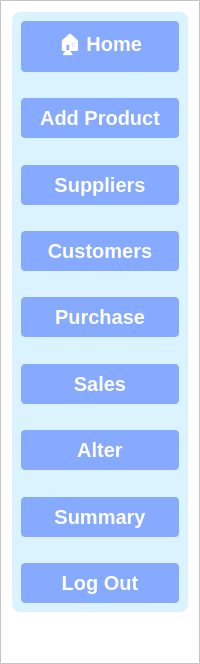
            <widget class="QFrame" name="frame">
             <property name="sizePolicy">
              <sizepolicy hsizetype="Expanding" vsizetype="Preferred">
               <horstretch>2</horstretch>
               <verstretch>0</verstretch>
              </sizepolicy>
             </property>
             <property name="styleSheet">
              <string notr="true">background-color: white;
</string>
             </property>
             <property name="frameShape">
              <enum>QFrame::StyledPanel</enum>
             </property>
             <property name="frameShadow">
              <enum>QFrame::Raised</enum>
             </property>
             <layout class="QVBoxLayout" name="verticalLayout_3">
              <item>
               <widget class="QWidget" name="widget_13" native="true">
                <property name="sizePolicy">
                 <sizepolicy hsizetype="Expanding" vsizetype="Fixed">
                  <horstretch>9</horstretch>
                  <verstretch>7</verstretch>
                 </sizepolicy>
                </property>
                <property name="maximumSize">
                 <size>
                  <width>16777215</width>
                  <height>600</height>
                 </size>
                </property>
                <property name="styleSheet">
                 <string notr="true">background-color: rgb(219, 242, 255);
padding: 20px;
border-radius: 8px;</string>
                </property>
                <layout class="QVBoxLayout" name="verticalLayout_2">
                 <item>
                  <widget class="QPushButton" name="pushButton_8">
                   <property name="font">
                    <font>
                     <pointsize>-1</pointsize>
                     <weight>75</weight>
                     <bold>true</bold>
                     <kerning>true</kerning>
                    </font>
                   </property>
                   <property name="styleSheet">
                    <string notr="true">background-color: rgb(133, 170, 255);
font-size: 20px;
padding: 8px;
color: white;
font-weight: bold;
border-radius: 4px;</string>
                   </property>
                   <property name="text">
                    <string>🏠 Home</string>
                   </property>
                  </widget>
                 </item>
                 <item>
                  <spacer name="verticalSpacer_6">
                   <property name="orientation">
                    <enum>Qt::Vertical</enum>
                   </property>
                   <property name="sizeHint" stdset="0">
                    <size>
                     <width>20</width>
                     <height>40</height>
                    </size>
                   </property>
                  </spacer>
                 </item>
                 <item>
                  <widget class="QPushButton" name="pushButton_9">
                   <property name="styleSheet">
                    <string notr="true">background-color: rgb(133, 170, 255);
font-size: 20px;
padding: 8px;
color: white;
font-weight: bold;
border-radius: 4px;</string>
                   </property>
                   <property name="text">
                    <string>Add Product</string>
                   </property>
                  </widget>
                 </item>
                 <item>
                  <spacer name="verticalSpacer_7">
                   <property name="orientation">
                    <enum>Qt::Vertical</enum>
                   </property>
                   <property name="sizeHint" stdset="0">
                    <size>
                     <width>20</width>
                     <height>40</height>
                    </size>
                   </property>
                  </spacer>
                 </item>
                 <item>
                  <widget class="QPushButton" name="pushButton_10">
                   <property name="styleSheet">
                    <string notr="true">background-color: rgb(133, 170, 255);
font-size: 20px;
padding: 8px;
color: white;
font-weight: bold;
border-radius: 4px;</string>
                   </property>
                   <property name="text">
                    <string>Suppliers</string>
                   </property>
                  </widget>
                 </item>
                 <item>
                  <spacer name="verticalSpacer_9">
                   <property name="orientation">
                    <enum>Qt::Vertical</enum>
                   </property>
                   <property name="sizeHint" stdset="0">
                    <size>
                     <width>20</width>
                     <height>40</height>
                    </size>
                   </property>
                  </spacer>
                 </item>
                 <item>
                  <widget class="QPushButton" name="pushButton_11">
                   <property name="styleSheet">
                    <string notr="true">background-color: rgb(133, 170, 255);
font-size: 20px;
padding: 8px;
color: white;
font-weight: bold;
border-radius: 4px;</string>
                   </property>
                   <property name="text">
                    <string>Customers</string>
                   </property>
                  </widget>
                 </item>
                 <item>
                  <spacer name="verticalSpacer_10">
                   <property name="orientation">
                    <enum>Qt::Vertical</enum>
                   </property>
                   <property name="sizeHint" stdset="0">
                    <size>
                     <width>20</width>
                     <height>40</height>
                    </size>
                   </property>
                  </spacer>
                 </item>
                 <item>
                  <widget class="QPushButton" name="pushButton_12">
                   <property name="styleSheet">
                    <string notr="true">background-color: rgb(133, 170, 255);
font-size: 20px;
padding: 8px;
color: white;
font-weight: bold;
border-radius: 4px;</string>
                   </property>
                   <property name="text">
                    <string>Purchase</string>
                   </property>
                  </widget>
                 </item>
                 <item>
                  <spacer name="verticalSpacer_11">
                   <property name="orientation">
                    <enum>Qt::Vertical</enum>
                   </property>
                   <property name="sizeHint" stdset="0">
                    <size>
                     <width>20</width>
                     <height>40</height>
                    </size>
                   </property>
                  </spacer>
                 </item>
                 <item>
                  <widget class="QPushButton" name="pushButton_13">
                   <property name="styleSheet">
                    <string notr="true">background-color: rgb(133, 170, 255);
font-size: 20px;
padding: 8px;
color: white;
font-weight: bold;
border-radius: 4px;</string>
                   </property>
                   <property name="text">
                    <string>Sales</string>
                   </property>
                  </widget>
                 </item>
                 <item>
                  <spacer name="verticalSpacer_24">
                   <property name="orientation">
                    <enum>Qt::Vertical</enum>
                   </property>
                   <property name="sizeHint" stdset="0">
                    <size>
                     <width>20</width>
                     <height>40</height>
                    </size>
                   </property>
                  </spacer>
                 </item>
                 <item>
                  <widget class="QPushButton" name="pushButton_37">
                   <property name="styleSheet">
                    <string notr="true">background-color: rgb(133, 170, 255);
font-size: 20px;
padding: 8px;
color: white;
font-weight: bold;
border-radius: 4px;
</string>
                   </property>
                   <property name="text">
                    <string>Alter</string>
                   </property>
                  </widget>
                 </item>
                 <item>
                  <spacer name="verticalSpacer_8">
                   <property name="orientation">
                    <enum>Qt::Vertical</enum>
                   </property>
                   <property name="sizeHint" stdset="0">
                    <size>
                     <width>20</width>
                     <height>40</height>
                    </size>
                   </property>
                  </spacer>
                 </item>
                 <item>
                  <widget class="QPushButton" name="pushButton_14">
                   <property name="styleSheet">
                    <string notr="true">background-color: rgb(133, 170, 255);
font-size: 20px;
padding: 8px;
color: white;
font-weight: bold;
border-radius: 4px;</string>
                   </property>
                   <property name="text">
                    <string>Summary</string>
                   </property>
                  </widget>
                 </item>
                 <item>
                  <spacer name="verticalSpacer_12">
                   <property name="orientation">
                    <enum>Qt::Vertical</enum>
                   </property>
                   <property name="sizeHint" stdset="0">
                    <size>
                     <width>20</width>
                     <height>40</height>
                    </size>
                   </property>
                  </spacer>
                 </item>
                 <item>
                  <widget class="QPushButton" name="pushButton_15">
                   <property name="styleSheet">
                    <string notr="true">background-color: rgb(133, 170, 255);
font-size: 20px;
padding: 8px;
color: white;
font-weight: bold;
border-radius: 4px;</string>
                   </property>
                   <property name="text">
                    <string>Log Out</string>
                   </property>
                  </widget>
                 </item>
                </layout>
               </widget>
              </item>
              <item>
               <spacer name="verticalSpacer_4">
                <property name="orientation">
                 <enum>Qt::Vertical</enum>
                </property>
                <property name="sizeHint" stdset="0">
                 <size>
                  <width>20</width>
                  <height>40</height>
                 </size>
                </property>
               </spacer>
              </item>
             </layout>
            </widget>
